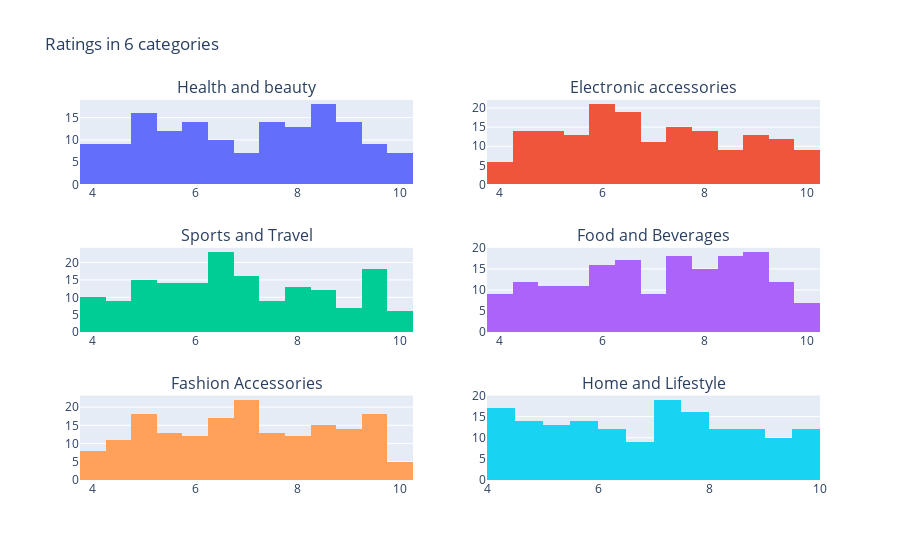

This figure's notebook cell:
### Code cell
fig = make_subplots( rows = 3 , cols = 2,
                    subplot_titles = ("Health and beauty","Electronic accessories","Sports and Travel",
                                     "Food and Beverages","Fashion Accessories", "Home and Lifestyle"))


fig.add_trace(go.Histogram(x = df_health["Rating"]), 1, 1)
fig.add_trace(go.Histogram(x = df_electronic["Rating"]), 1, 2)
fig.add_trace(go.Histogram(x = df_sports_travel["Rating"]), 2, 1)
fig.add_trace(go.Histogram(x = df_food["Rating"]), 2, 2)
fig.add_trace(go.Histogram(x = df_fashion["Rating"]), 3, 1)
fig.add_trace(go.Histogram(x = df_lifestyle["Rating"]), 3, 2)

fig.update_layout(showlegend=False,title_text="Ratings in 6 categories")

fig.show()

### Figure 1 — Plotly figure (JSON) as saved in the notebook; plotly's stock layout.template omitted (floating-point values rounded to 4 significant figures; data arrays with more than 128 entries replaced by an {"elided": "..."} marker saying what was removed)
{"data": [{"type": "histogram", "x": {"elided": "152 float values"}, "xaxis": "x", "yaxis": "y"}, {"type": "histogram", "x": {"elided": "170 float values"}, "xaxis": "x2", "yaxis": "y2"}, {"type": "histogram", "x": {"elided": "166 float values"}, "xaxis": "x3", "yaxis": "y3"}, {"type": "histogram", "x": {"elided": "174 float values"}, "xaxis": "x4", "yaxis": "y4"}, {"type": "histogram", "x": {"elided": "178 float values"}, "xaxis": "x5", "yaxis": "y5"}, {"type": "histogram", "x": {"elided": "160 float values"}, "xaxis": "x6", "yaxis": "y6"}], "layout": {"annotations": [{"font": {"size": 16}, "showarrow": false, "text": "Health and beauty", "x": 0.225, "xanchor": "center", "xref": "paper", "y": 1, "yanchor": "bottom", "yref": "paper"}, {"font": {"size": 16}, "showarrow": false, "text": "Electronic accessories", "x": 0.775, "xanchor": "center", "xref": "paper", "y": 1, "yanchor": "bottom", "yref": "paper"}, {"font": {"size": 16}, "showarrow": false, "text": "Sports and Travel", "x": 0.225, "xanchor": "center", "xref": "paper", "y": 0.6111, "yanchor": "bottom", "yref": "paper"}, {"font": {"size": 16}, "showarrow": false, "text": "Food and Beverages", "x": 0.775, "xanchor": "center", "xref": "paper", "y": 0.6111, "yanchor": "bottom", "yref": "paper"}, {"font": {"size": 16}, "showarrow": false, "text": "Fashion Accessories", "x": 0.225, "xanchor": "center", "xref": "paper", "y": 0.2222, "yanchor": "bottom", "yref": "paper"}, {"font": {"size": 16}, "showarrow": false, "text": "Home and Lifestyle", "x": 0.775, "xanchor": "center", "xref": "paper", "y": 0.2222, "yanchor": "bottom", "yref": "paper"}], "showlegend": false, "title": {"text": "Ratings in 6 categories"}, "xaxis": {"anchor": "y", "domain": [0, 0.45]}, "xaxis2": {"anchor": "y2", "domain": [0.55, 1]}, "xaxis3": {"anchor": "y3", "domain": [0, 0.45]}, "xaxis4": {"anchor": "y4", "domain": [0.55, 1]}, "xaxis5": {"anchor": "y5", "domain": [0, 0.45]}, "xaxis6": {"anchor": "y6", "domain": [0.55, 1]}, "yaxis": {"anchor": "x", "domain": [0.7778, 1]}, "yaxis2": {"anchor": "x2", "domain": [0.7778, 1]}, "yaxis3": {"anchor": "x3", "domain": [0.3889, 0.6111]}, "yaxis4": {"anchor": "x4", "domain": [0.3889, 0.6111]}, "yaxis5": {"anchor": "x5", "domain": [0, 0.2222]}, "yaxis6": {"anchor": "x6", "domain": [0, 0.2222]}}}
